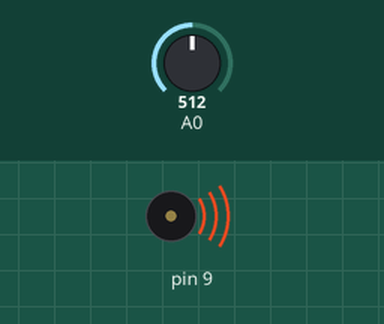
This sketch was run on a simulated Arduino Uno, built with avr-gcc and run on an emulated ATmega328P. Shown: buzzer (waves = sounding). The test bench sets the inputs (shaded band); at power-on: A0 = 512. What the sketch prints to the serial monitor is not drawn.

Above: at 1.2 s.
1.3 s: A0 set to 108
At 2.4 s:
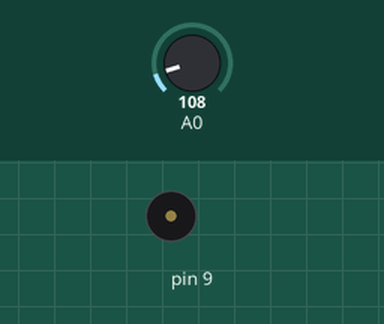
4.3 s: A0 set to 95
At 5.1 s:
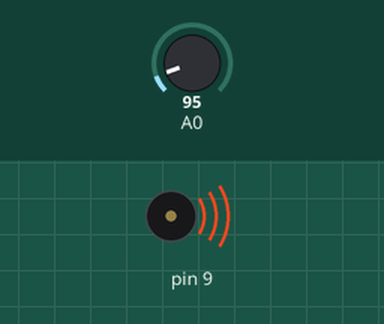
7.3 s: A0 set to 122
Timing chart, 0 to 71.8 s (numbered marks = the images above; inputs shaded):
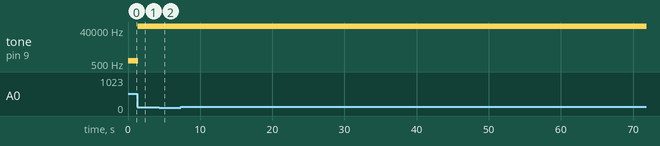

Measured:
- the behaviour switches between 100 and 99 on A0 (found by bisection; images 1 and 2)
- by itself, tone on pin 9: repeats every 0.03 s: silent 0.02 s, 65198 Hz 0.01 s

The sketch:

tonePitchFollower.ino
```cpp
/*
  Pitch follower (음 추종기)

 변화하는 아날로그 입력에 따라 변화되는 음을 연주합니다

 회로:
 * 8Ω 스피커를 100Ω 저항을 통하여 디지털 9번 핀에 연결합니다.
   스피커의 다른 한 선은 GND에 연결합니다
 * 포토레지스터 한 핀을 아날로그 0핀에 연결합니다. 다른 한 핀은 +5V에
   연결합니다
 * 4.7KΩ 저항을 아날로그 0핀에 Pull Down(저항 한 쪽을 GND에 연결)으로
   연결합니다

 2010년 01월 21일에 창작되었으며,
 2012년 05월 31일에 Michael Flynn의 제안에 TomIgoe에 의하여 수정되었습니다.
 2014년 08월 28일에 Wayfarer에 의하여 수정되었습니다

 이 예제 코드는 공유 저작물입니다.

 http://arduino.cc/en/Tutorial/Tone2

 */

int minSensorValue=1023, maxSensorValue=0;

void setup() {
  // 시리얼 통신을 초기화합니다 (포토레지스터 센서의 최소, 최대값을
  // 얻기 위함):
  Serial.begin(9600);
}

void loop() {
  // A0에 연결된 센서를 읽어 들입니다:
  int sensorReading = analogRead(A0);

  // 최소, 최대값을 얻습니다:
  if(sensorReading < minSensorValue)
    minSensorValue = sensorReading;
  if(sensorReading > maxSensorValue)
    maxSensorValue = sensorReading;

  // 범위를 알 수 있게 시리얼 모니터로 출력합니다
  Serial.print(String("최소:" + String(minSensorValue) + " "));
  Serial.print(String("최대:" + String(maxSensorValue) + " "));
  Serial.println(sensorReading);

  // 아날로그 입력 값(이 경우에는, 포토레지스터로부터 얻은 400 - 1000)을
  // 출력할 음의 주파수 값(120 - 1500Hz)으로 바꿉니다
  // map 함수에 사용되는 최소값과 최대값을 포토레지스터에서 얻은 최소값과
  // 최대값으로 바꿔주어야 합니다:
  int thisPitch = map(sensorReading, 283, 768, 120, 1500);

  // 음을 연주합니다:
  tone(9, thisPitch, 10);
  delay(1);        // 안정된 값을 읽기 위하여 지연시간을 갖습니다
}
```
